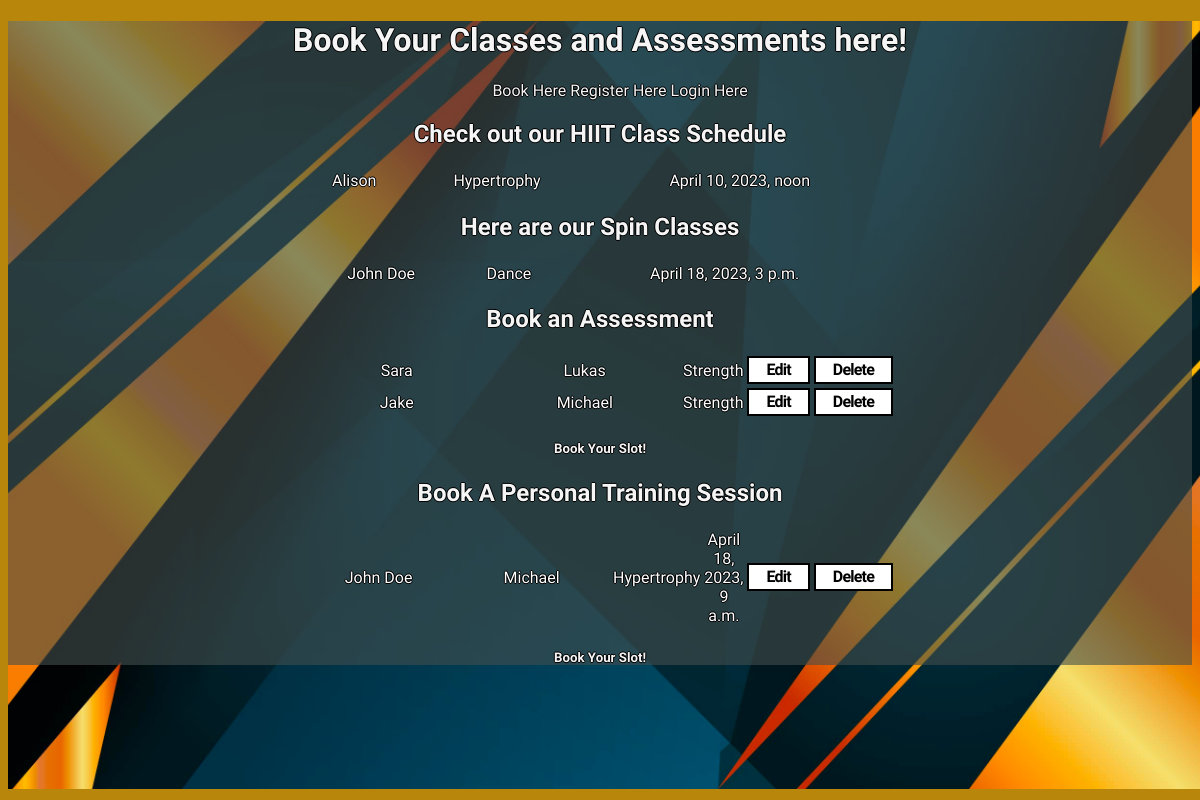
The app's page /booking, older data.
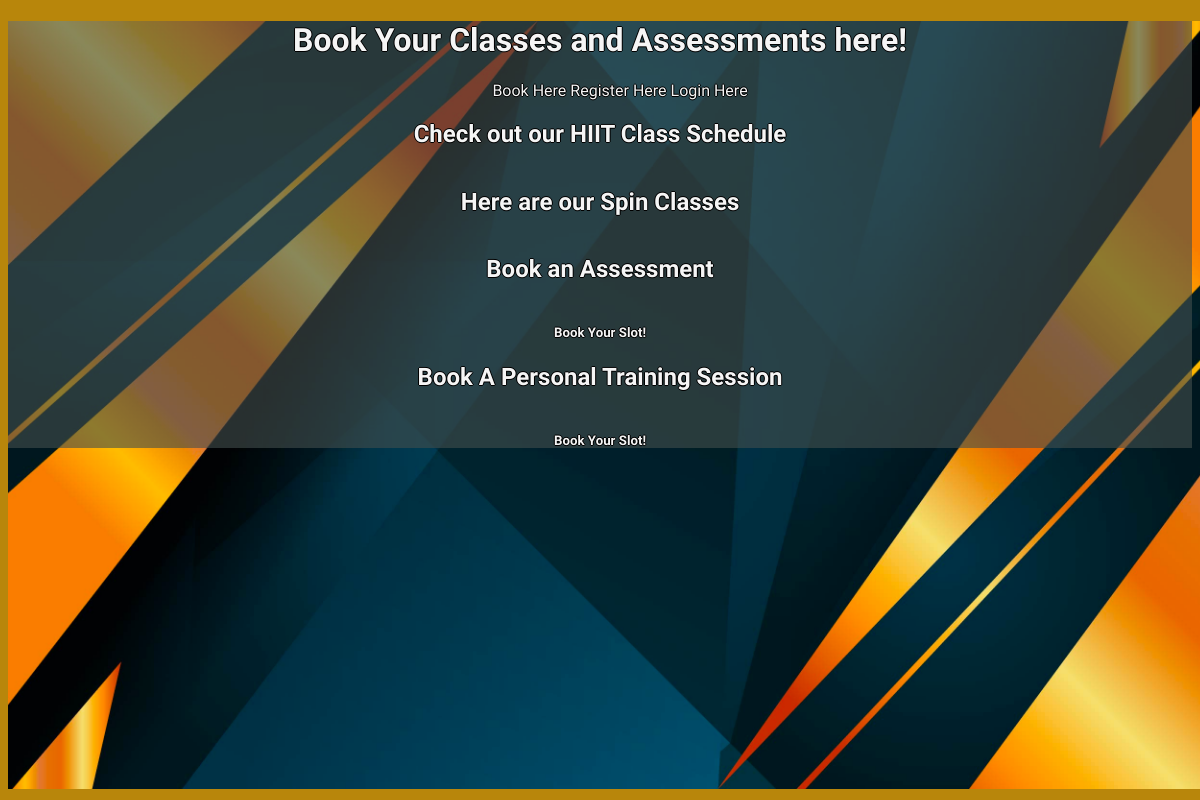
The same page, newer data.
### home/models.py (models this page shows, shortened)
class hiitbook(models.Model):
    name = models.CharField(max_length=10, null=False, blank=False)
    focus = models.CharField(max_length=50, null=False, blank=False)
    time = models.DateTimeField(max_length=10)

class SpinClasses(models.Model):
    name = models.CharField(max_length=10, null=False, blank=False)
    genre = models.CharField(max_length=10, null=False, blank=False)
    time = models.DateTimeField(max_length=10)

class hittclasses(models.Model):
    name = models.CharField(max_length=10, null=False, blank=False)
    trainer = models.CharField(max_length=10, null=False, blank=False)
    focus = models.CharField(max_length=50, null=False, blank=False)

class PtClasses(models.Model):
    name = models.CharField(max_length=10, null=False, blank=False)
    trainer = models.CharField(max_length=10, null=False, blank=False)
    focus = models.CharField(max_length=50, null=False, blank=False)
    time = models.DateTimeField(null=False, blank=False)

### home/views.py (the view)
# urls.py: path('booking', views.booking, name='booking'),
def booking(request):
    SpinClass = SpinClasses.objects.all()
    hittclass = hittclasses.objects.all()
    hiitbooks = hiitbook.objects.all()
    ptClass = PtClasses.objects.all()
    context = {
        'SpinClass': SpinClass,
        'ptClass': ptClass,
        'hittclass': hittclass,
        'hiitclasses':  hiitbooks,
    }
    return render(request, "home/booking_page.html", context)

### home/templates/home/booking_page.html (shortened to what the changed rows need)
<!DOCTYPE html>
<html lang="en">
<head>
    {% load static %}
    <link rel="stylesheet" href="{% static '/css/style.css' %}">
</head>
<div class="content">
<body>
    <header>
        <h1 class="main">
            Book Your Classes and Assessments here!
        </h1>
    </header>
    <h2 class="secondhead">
        Check out our HIIT Class Schedule
    </h2>
    <div>
    <table class="mainparagraph tablemain align-center">
                {% for item in hiitclasses %}
                <tr>
                    <td>{{ item.name }}</td>
                    <td>{{ item.focus }}</td>
                    <td>{{ item.time }}</td>
                <td>
                </td>
                </tr>
            {% endfor %}
    </table>
    </div>
    <h2 class="secondhead">
        Here are our Spin Classes
    </h2>
    <table class="mainparagraph tablemain align-center">
        {% for item in SpinClass %}
            <tr>
                <td>{{ item.name }}</td>
                <td>{{ item.genre }}</td>
                <td>{{ item.time }}</td>
            <td>
            </tr>
        {% endfor %}
    </table>
    <h2 class="secondhead">
        Book an Assessment
    </h2>
    <table class="mainparagraph tablemain align-center">
        {% for item in hittclass %}
            <tr class="align-center">
                <td class="align-center">{{ item.name }}</td>
                <td class="align-center">{{ item.trainer }}</td>
                <td class="align-center">{{ item.focus }}</td>
            <td>
                <a href="/editing/{{ item.id }}" class="align-center">
                    <button class="btneddel" class="align-center">
                        Edit
                    </button>
                </a>
            </td>
            <td class="align-center">
                <a href="/deleting/{{ item.id }}" class="align-center">
                    <button class="btneddel">
                        Delete
                    </button>
                </a>
            </td>
            </tr>
        {% endfor %}
    </table>
        <h2 class="secondhead">
            Book A Personal Training Session
        </h2>
        <table class="mainparagraph tablemain align-center">
            {% for item in ptClass %}
                <tr>
                    <td class="align-center">{{ item.name }}</td>
                    <td class="align-center">{{ item.trainer }}</td>
                    <td class="align-center">{{ item.focus }}</td>
                    <td class="align-center">{{ item.time }}</td>
                <td>
                    <a href="/editingpt/{{ item.id }}">
                        <button class="btneddel">
                            Edit
                        </button>
                    </a>
                </td>
                <td>
                    <a href="/deletingpt/{{ item.id }}">
                        <button class="btneddel">
                            Delete
                        </button>
                    </a>
                </td>
                </tr>
            {% endfor %}
        </table>
</div>

Row changes from the older to the newer data that the page shows:
removed hiitbook: name "Alison", focus "Hypertrophy", time "April 10, 2023, noon"
removed SpinClasses: name "John Doe", genre "Dance", time "April 18, 2023, 3 p.m."
removed hittclasses: name "Sara", trainer "Lukas", focus "Strength"
removed hittclasses: name "Jake", trainer "Michael", focus "Strength"
removed PtClasses: name "John Doe", trainer "Michael", focus "Hypertrophy", time "April 18, 2023, 9 a.m."
